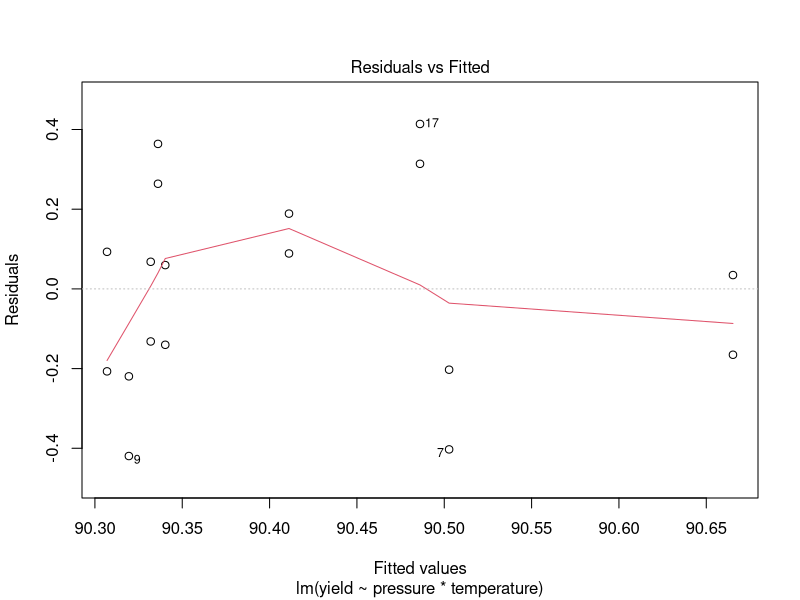
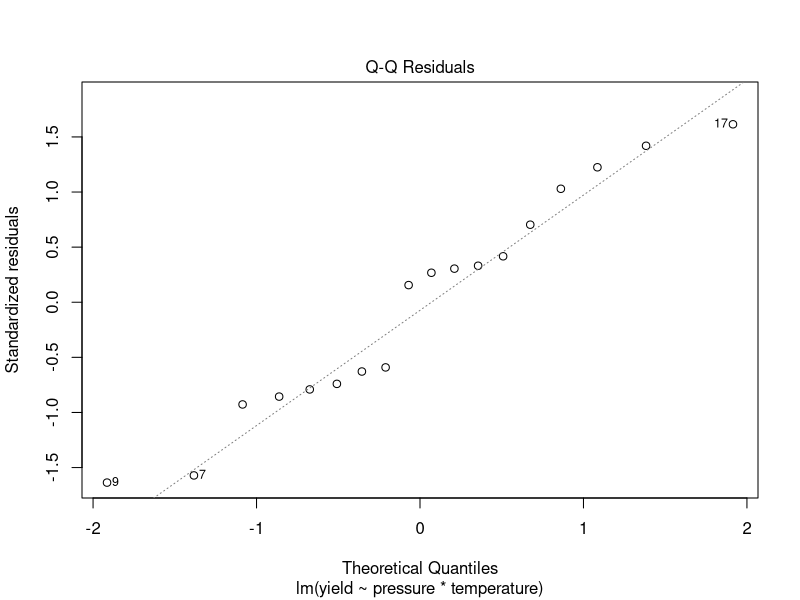
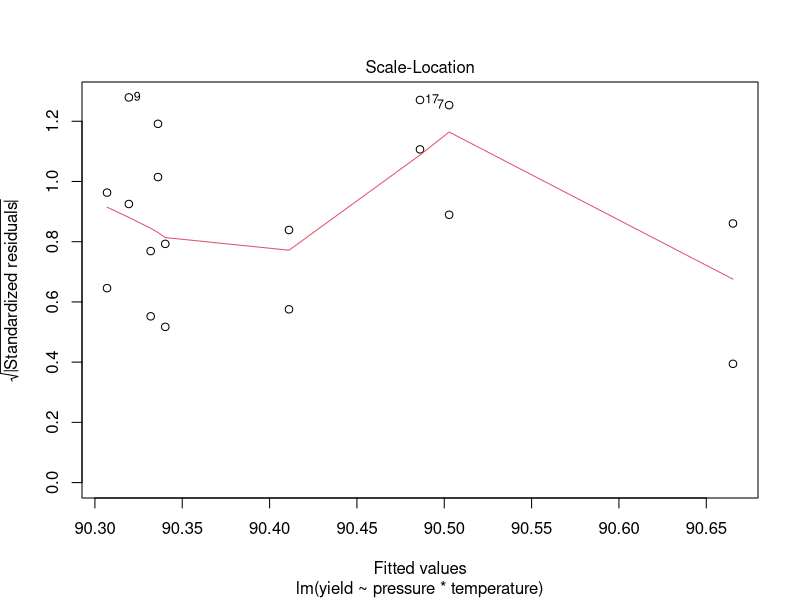
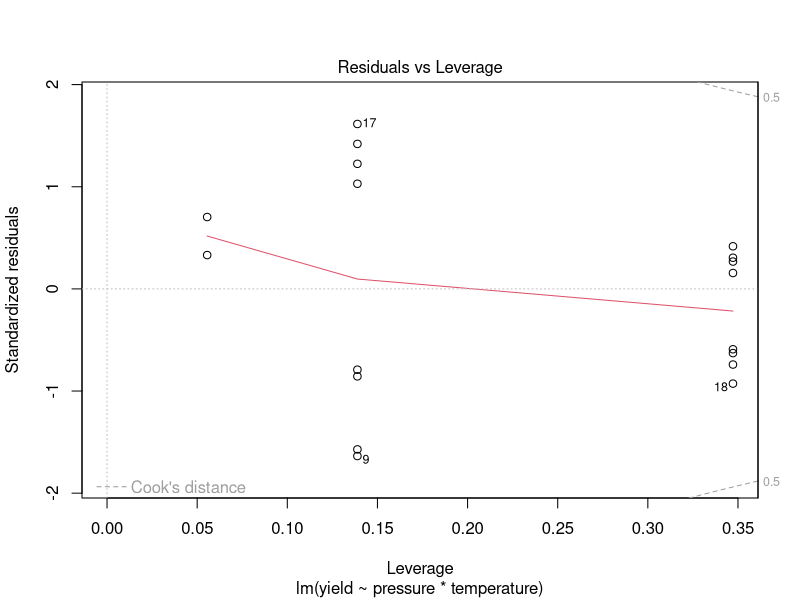
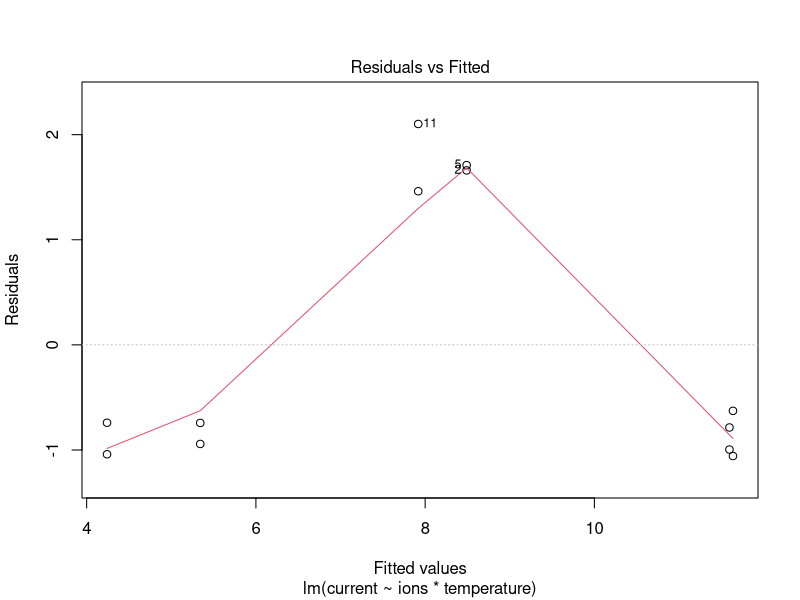
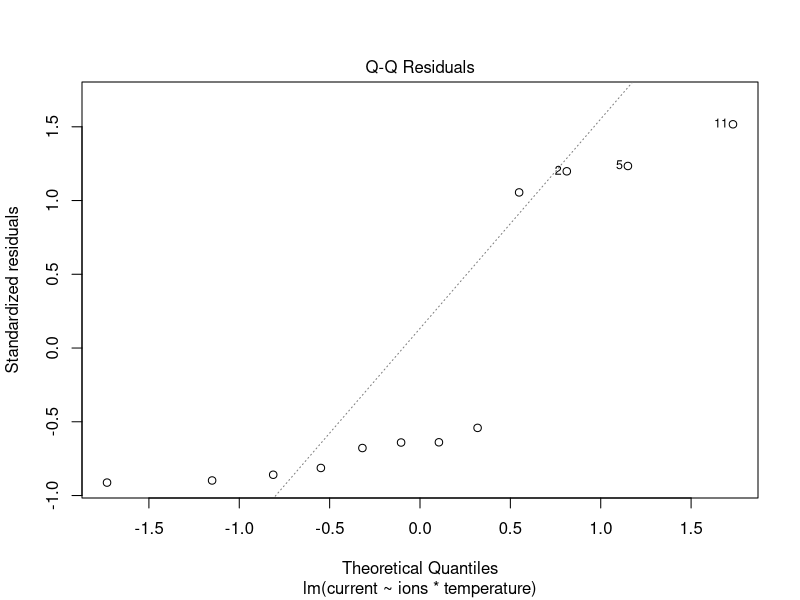
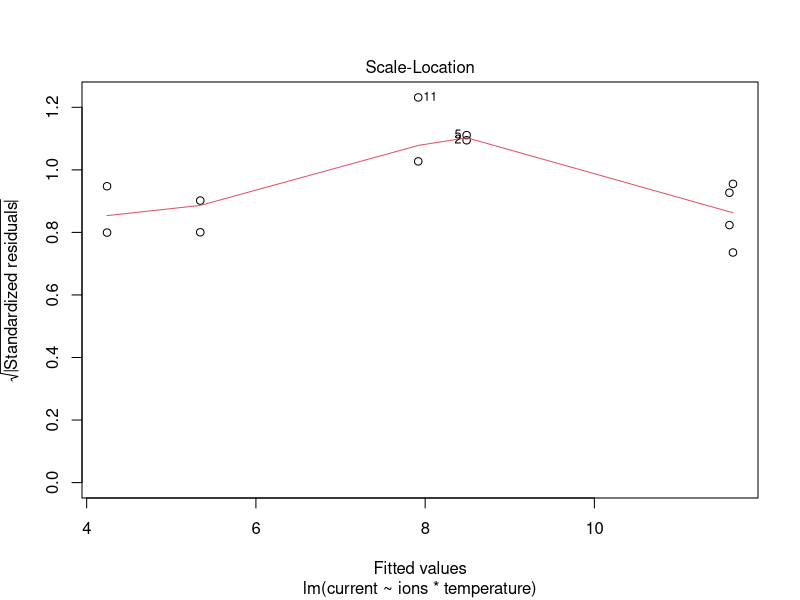
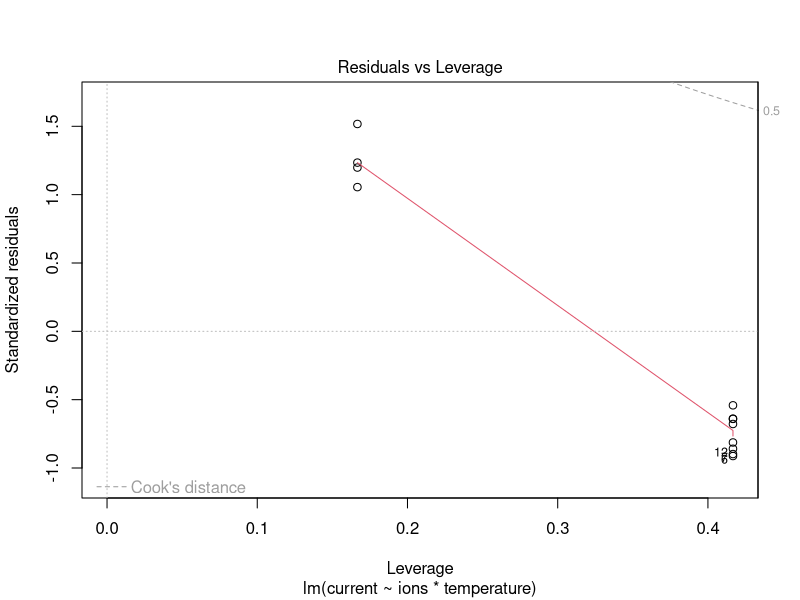

Reproduce these figures in R, in order.
## ---- chunk 1
knitr::opts_chunk$set(echo = TRUE)
library(ggplot2)
## ---- chunk 2
mileage <- data.frame(
  additive = rep(1:5, each = 4),
  car = c(2, 3, 4, 5, 1, 2, 4, 5, 1, 3, 4, 5, 1, 2, 3, 4, 1, 2, 3, 5),
  mileage = c(17, 14, 13, 12, 14, 14, 13, 10, 12, 13, 12, 9, 14, 11, 11, 12, 11, 12, 10, 8)
)
model1 = lm(mileage~car+additive, data= mileage)
summary(model1)
anova(model1)
## ---- chunk 3
chemical <- data.frame(
  temperature = rep(c(150, 160, 170), each = 6),
  pressure = rep(c(200, 215, 230), 6),
  yield = c(90.4, 90.7, 90.2, 90.2, 90.6, 90.4,
            90.1, 90.5, 89.9, 90.3, 90.6, 90.1, 
            90.5, 90.8, 90.4, 90.7, 90.9, 90.1)
)
## ---- chunk 4
fit <- lm(yield ~ pressure * temperature, data=chemical)
summary(fit)
anova(fit)
## ---- chunk 5
plot(fit)
## ---- chunk 6
silicon <- data.frame(
  ions = rep(1:2, each = 6),
  temperature = rep(c(900, 950, 1000), 4),
  current = c(4.6, 10.15, 11.01, 4.40, 10.2, 10.58, 
              3.20, 9.38, 10.81, 3.50, 10.02, 10.6)
)
## ---- chunk 7
model2 = lm(current~ions*temperature, data = silicon)
anova(model2)
## ---- chunk 8
plot(model2)
## ---- chunk 9
fit <- lm(current ~ ions * poly(temperature, 2), data = silicon)
surface <- expand.grid(
  ions = unique(silicon$ions), 
  temperature = unique(silicon$temperature)
  )
surface$current <- predict(fit, surface)

ggplot() +
  geom_point(data = silicon, aes(x = temperature, y = current)) +
  geom_line(data = surface, aes(x = temperature, y = current)) +
  facet_wrap(~ ions)
